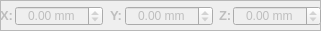
   <widget class="QFrame" name="frame_4">
    <property name="geometry">
     <rect>
      <x>36</x>
      <y>520</y>
      <width>321</width>
      <height>31</height>
     </rect>
    </property>
    <property name="frameShape">
     <enum>QFrame::Shape::StyledPanel</enum>
    </property>
    <property name="frameShadow">
     <enum>QFrame::Shadow::Raised</enum>
    </property>
    <widget class="QDoubleSpinBox" name="IKInputSpinBoxX">
     <property name="enabled">
      <bool>false</bool>
     </property>
     <property name="geometry">
      <rect>
       <x>15</x>
       <y>6</y>
       <width>88</width>
       <height>20</height>
      </rect>
     </property>
     <property name="alignment">
      <set>Qt::AlignmentFlag::AlignCenter</set>
     </property>
     <property name="suffix">
      <string> mm</string>
     </property>
     <property name="decimals">
      <number>2</number>
     </property>
     <property name="minimum">
      <double>-999.000000000000000</double>
     </property>
     <property name="maximum">
      <double>999.000000000000000</double>
     </property>
    </widget>
    <widget class="QDoubleSpinBox" name="IKInputSpinBoxY">
     <property name="enabled">
      <bool>false</bool>
     </property>
     <property name="geometry">
      <rect>
       <x>125</x>
       <y>6</y>
       <width>88</width>
       <height>20</height>
      </rect>
     </property>
     <property name="alignment">
      <set>Qt::AlignmentFlag::AlignCenter</set>
     </property>
     <property name="suffix">
      <string> mm</string>
     </property>
     <property name="decimals">
      <number>2</number>
     </property>
     <property name="minimum">
      <double>-999.000000000000000</double>
     </property>
     <property name="maximum">
      <double>999.000000000000000</double>
     </property>
    </widget>
    <widget class="QLabel" name="IkLabelInputY">
     <property name="enabled">
      <bool>false</bool>
     </property>
     <property name="geometry">
      <rect>
       <x>110</x>
       <y>5</y>
       <width>14</width>
       <height>20</height>
      </rect>
     </property>
     <property name="font">
      <font>
       <pointsize>10</pointsize>
       <bold>true</bold>
      </font>
     </property>
     <property name="styleSheet">
      <string notr="true">background-color: rgba(255, 255, 255,0)</string>
     </property>
     <property name="text">
      <string>Y:</string>
     </property>
    </widget>
    <widget class="QLabel" name="IkLabelInputX">
     <property name="enabled">
      <bool>false</bool>
     </property>
     <property name="geometry">
      <rect>
       <x>0</x>
       <y>5</y>
       <width>14</width>
       <height>20</height>
      </rect>
     </property>
     <property name="font">
      <font>
       <pointsize>10</pointsize>
       <bold>true</bold>
      </font>
     </property>
     <property name="styleSheet">
      <string notr="true">background-color: rgba(255, 255, 255,0)</string>
     </property>
     <property name="text">
      <string>X:</string>
     </property>
    </widget>
    <widget class="QDoubleSpinBox" name="IKInputSpinBoxZ">
     <property name="enabled">
      <bool>false</bool>
     </property>
     <property name="geometry">
      <rect>
       <x>233</x>
       <y>6</y>
       <width>88</width>
       <height>20</height>
      </rect>
     </property>
     <property name="alignment">
      <set>Qt::AlignmentFlag::AlignCenter</set>
     </property>
     <property name="suffix">
      <string> mm</string>
     </property>
     <property name="decimals">
      <number>2</number>
     </property>
     <property name="minimum">
      <double>-999.000000000000000</double>
     </property>
     <property name="maximum">
      <double>999.000000000000000</double>
     </property>
    </widget>
    <widget class="QLabel" name="IkLabelInputZ">
     <property name="enabled">
      <bool>false</bool>
     </property>
     <property name="geometry">
      <rect>
       <x>219</x>
       <y>5</y>
       <width>13</width>
       <height>20</height>
      </rect>
     </property>
     <property name="font">
      <font>
       <pointsize>10</pointsize>
       <bold>true</bold>
      </font>
     </property>
     <property name="styleSheet">
      <string notr="true">background-color: rgba(255, 255, 255,0)</string>
     </property>
     <property name="text">
      <string>Z:</string>
     </property>
    </widget>
   </widget>
